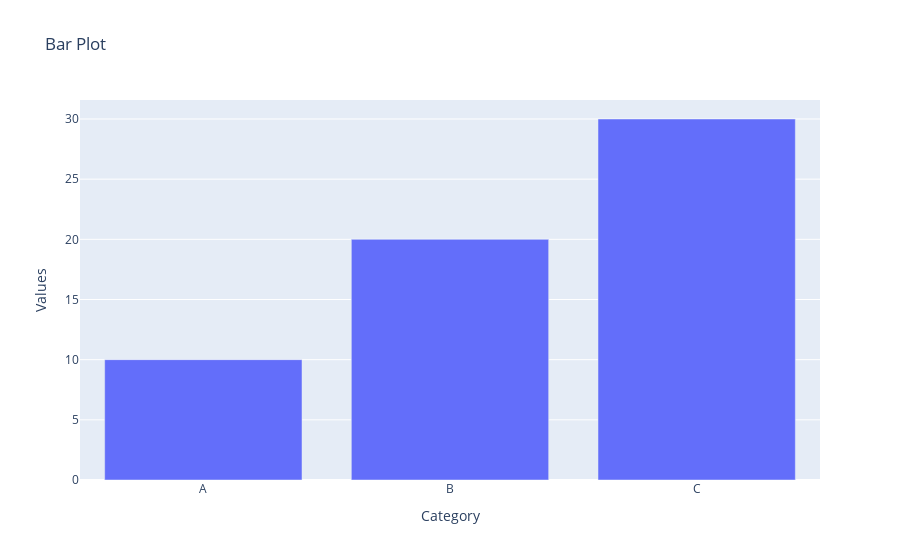

Source (notebook cell):
### Code cell
import plotly.express as px
import pandas as pd
df = pd.DataFrame({"Category": ["A", "B", "C"], "Values": [10, 20, 30]})
fig = px.bar(df, x="Category", y="Values", title="Bar Plot")
fig.show()

### Figure 1 — Plotly figure (JSON) as saved in the notebook; plotly's stock layout.template omitted (floating-point values rounded to 4 significant figures)
{"data": [{"hovertemplate": "Category=%{x}<br>Values=%{y}<extra></extra>", "legendgroup": "", "marker": {"color": "#636efa", "pattern": {"shape": ""}}, "name": "", "orientation": "v", "showlegend": false, "textposition": "auto", "type": "bar", "x": ["A", "B", "C"], "xaxis": "x", "y": [10, 20, 30], "yaxis": "y"}], "layout": {"barmode": "relative", "legend": {"tracegroupgap": 0}, "title": {"text": "Bar Plot"}, "xaxis": {"anchor": "y", "domain": [0, 1], "title": {"text": "Category"}}, "yaxis": {"anchor": "x", "domain": [0, 1], "title": {"text": "Values"}}}}
